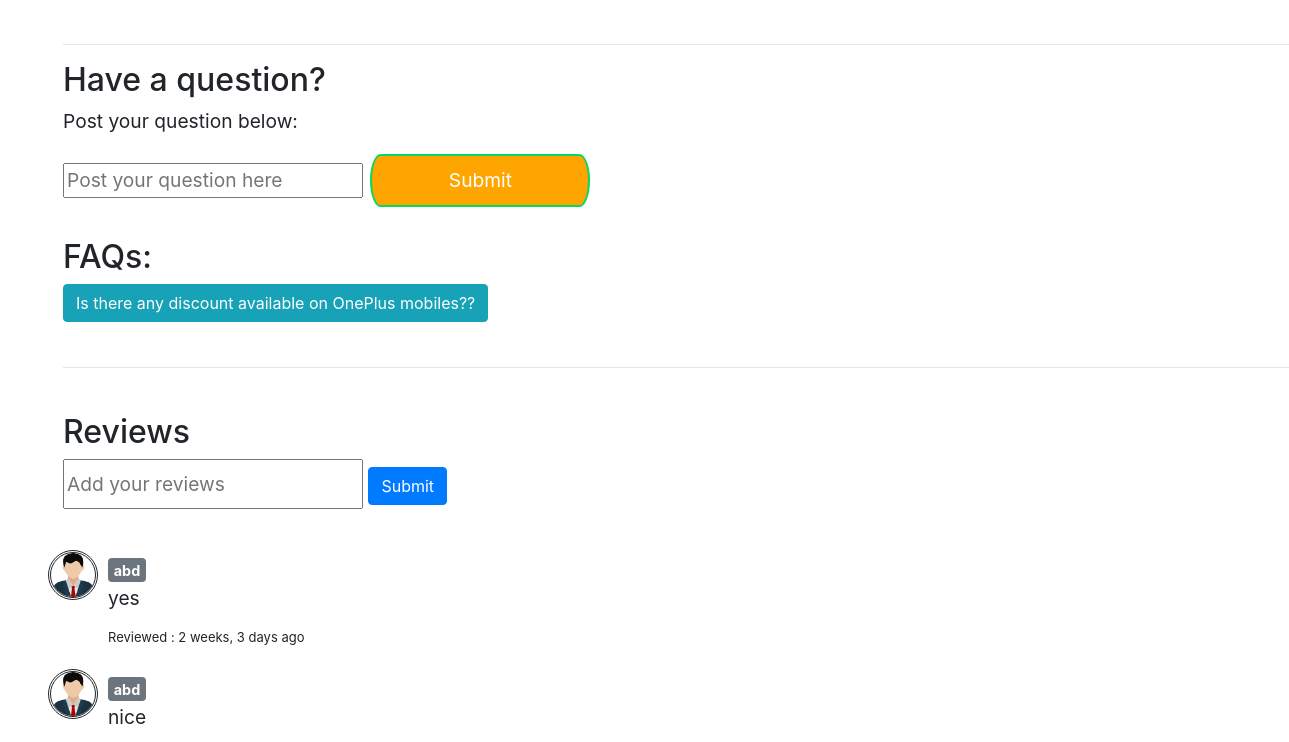
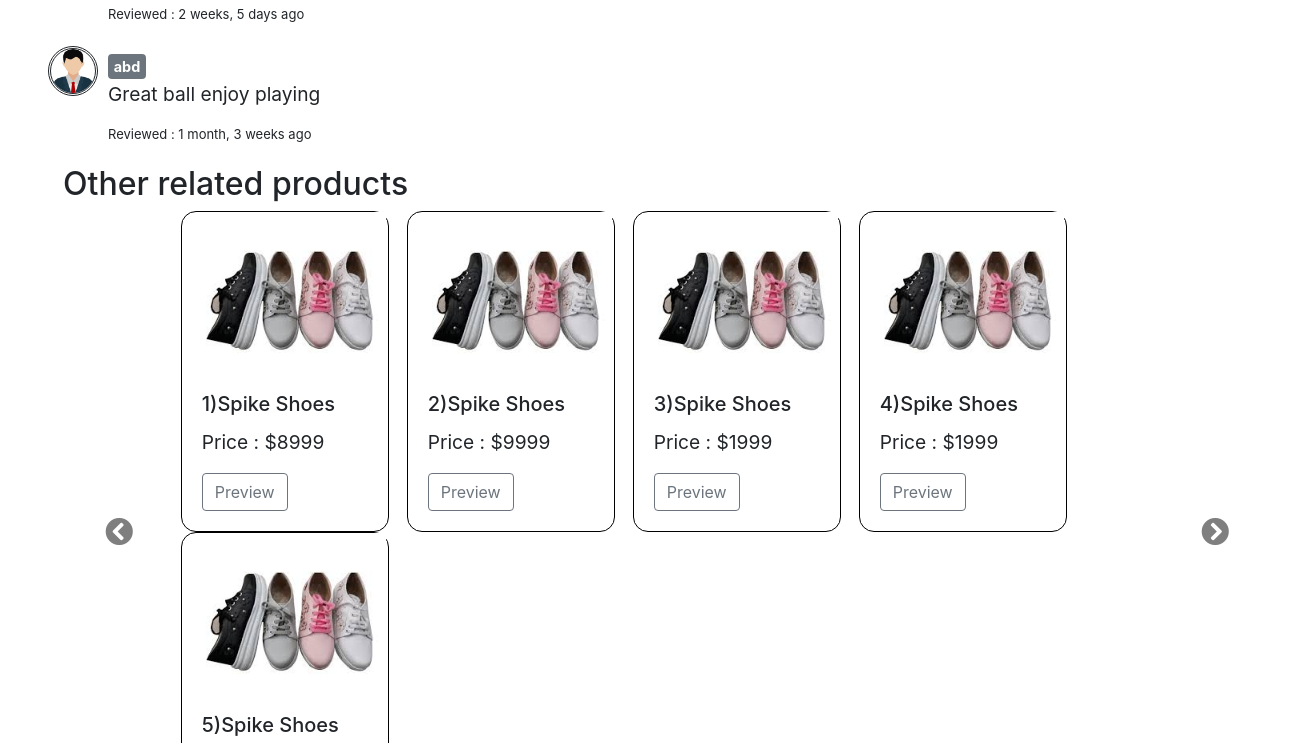
/productDetail/1 (middle part), run on an earlier commit of the app's database (2 pictures, top to bottom).
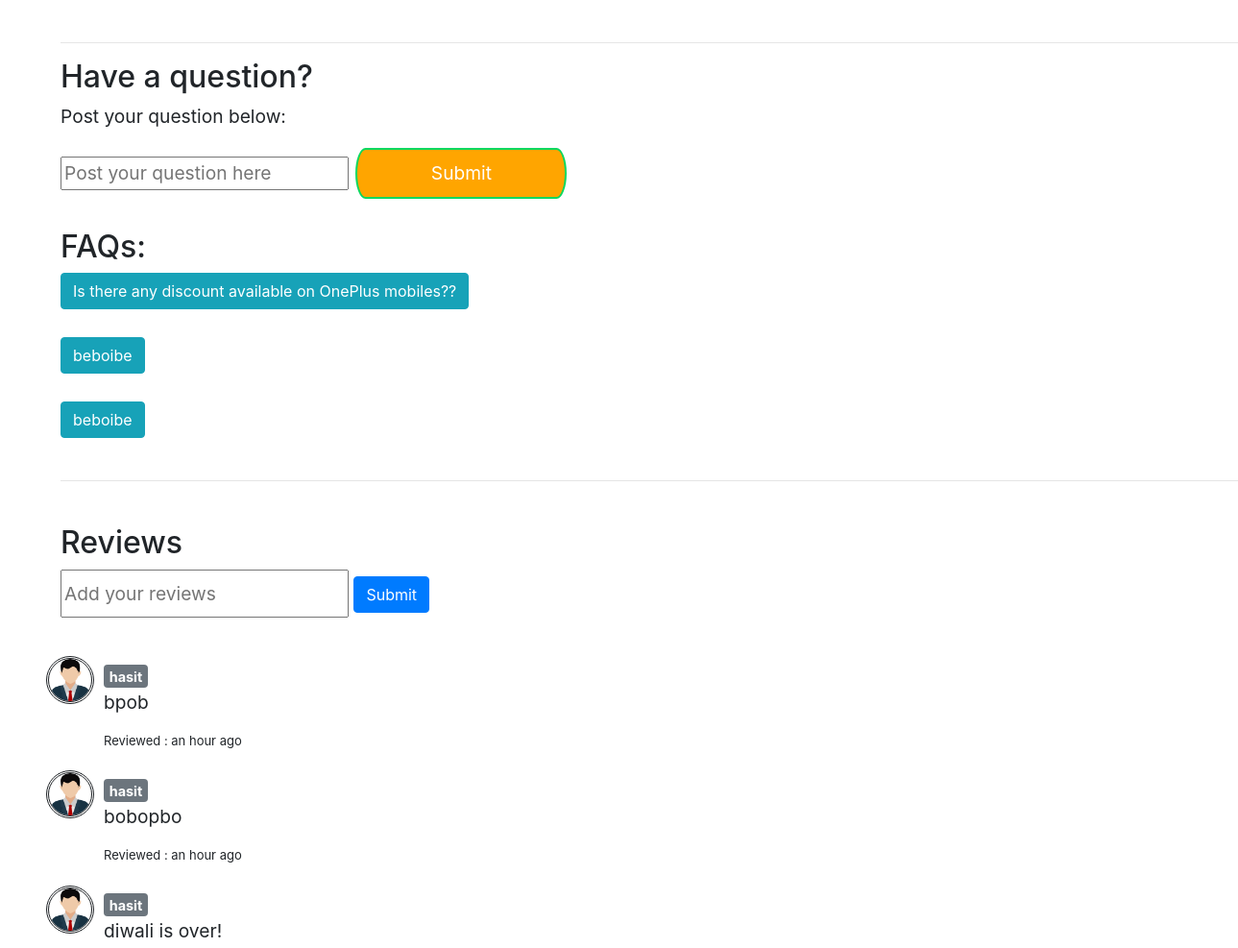
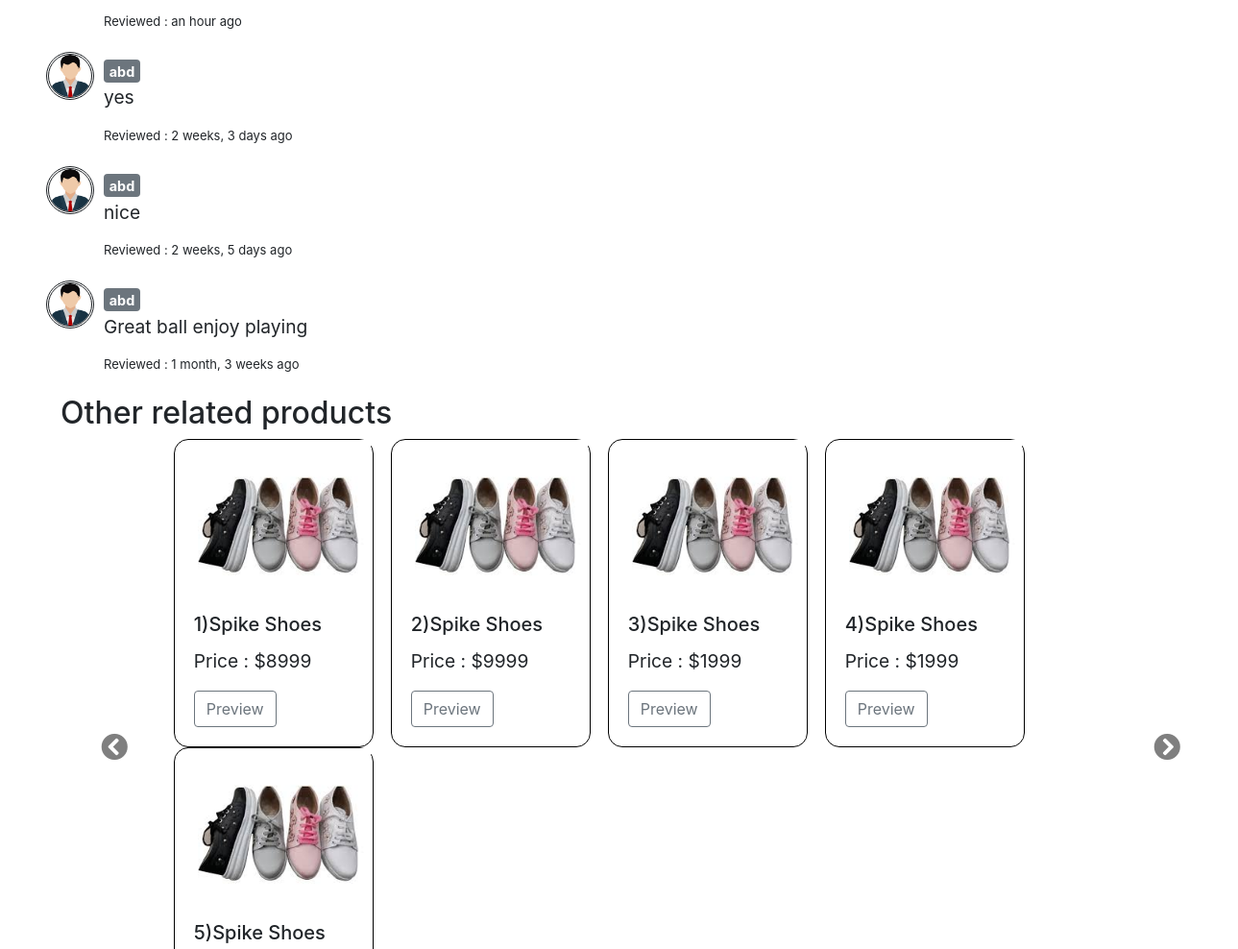
And on a later commit of the database (2 pictures, top to bottom).
### shop/models.py (models this page shows, shortened)
class UsersQuery(models.Model):
        query_user_id = models.ForeignKey(User,on_delete=models.CASCADE)
        query_product_id = models.ForeignKey(Product_Detail,on_delete=models.CASCADE)
        srNo = models.AutoField(primary_key=True)
        question = models.CharField(max_length=500)
        currentTime = models.DateTimeField(auto_now_add=True)
        answer = models.CharField(max_length=500)
        likes = models.IntegerField()

class Product_Review(models.Model):
        review_user_id = models.ForeignKey(User,on_delete=models.CASCADE, default="0")
        review_product_id = models.ForeignKey(Product_Detail,on_delete=models.CASCADE, default='1')
        srNo = models.AutoField(primary_key=True)
        message = models.CharField(max_length=300, default='-')
        reviewTime = models.DateTimeField(auto_now_add=True)

### shop/views.py (the view, shortened to what this page needs)
# urls.py: path("productDetail/<int:product_id>",views.productPreview,name="ProductDetail"),
def productPreview(request,product_id):
    products = Product_Detail.objects.filter(product_id=product_id)[0]
    questions = UsersQuery.objects.all()[:3]
    reviews = Product_Review.objects.filter(review_product_id=product_id)
    context = {'current_product_id' : product_id, 'review' : reviews, 'products' : products,'questions':questions}
    return render(request,'productPreview.html' , context=context)

### shop/templates/productPreview.html (shortened to what this page needs)
{% extends 'base.html' %} {% load static %}
    {% block head %}
    <link rel="stylesheet" href="{% static 'css/productPreview.css' %}">
    <title> {% block title %} Product Preview {% endblock %}</title> {% endblock %}
{% block body %}
<body onload="showHeartColor()">
    <div class="container-fluid m-5">
        <br>
        <br><br>
        <br>
        <hr>
        <h2>Have a question?</h2>
        <p>Post your question below:</p>
        <form id="postquestionform" method="POST" action="/productDetail/{{products.product_id}}">
            <input placeholder="Post your question here" name="postquestion" style="width: 300px;">
            <input class="button" type="submit">
        </form>
        <br>
        <div>
            <h2>FAQs:</h2>
            {% for q in questions %}
            <button type="button" class="btn btn-info" data-toggle="collapse" data-target="#demo{{q.srNo}}">
                {{q.question}}
            </button>
            <br>
            <br>
            {% endfor %}
        </div>
        <hr>
        <br>
        <h2>Reviews</h2>
        <div>
            <form id="reviews_form" method="POST">
                <input class="addreview" id="review" type="text" name="review" style="width: 300px"
                    placeholder="Add your reviews    ">
                    <button class="btn btn-primary">Submit</button>
            </form>
        </div>
        <br>
        <div class="reviewbox">
            {% load static %}
            {% load humanize %}
            {% for i in review reversed %}
            <div class="row">
                <div>
                    <p>
                        <img class="userimg" src="{% static 'images/myuser.png' %}" style="height: 50px;"></p>
                </div>
                <div class="reviewboxcontent col-md-3">
                    <div>
                        <p class="badge badge-secondary" style="display: inline;">{{i.review_user_id}}</p>
                    </div>
                    <p>{{i.message}}</p>
                    <p style="font-size: 13px; color:'grey'">Reviewed : {{i.reviewTime|naturaltime}}</h6>
                </div>
            </div>
            {% endfor %}
        </div>
        <h2>Other related products</h2>
        <div id="carouselExampleCaptions" class="carousel slide" data-ride="carousel">
            <div class="carousel-inner" style="margin-left: 7px;">
                <div class="carousel-item active">
                    <div class="row">
                        <div class="card mr-2" style="width: 13rem;">
                            <img src="{% static 'images/girls_pink_shoes.jpeg' %}"
                                class="card-img-center ml-4 productimg">
                            <div class="card-body pt-0">
                                <h5 class="card-title">1)Spike Shoes</h5>
                                <p class="card-text">Price : $8999</p>
                                <a href="#" class="btn btn-outline-secondary">Preview</a>
                            </div>
                        </div>
                        <div class="card mr-2" style="width: 13rem;">
                            <img src="{% static 'images/girls_pink_shoes.jpeg' %}"
                                class="card-img-center ml-4 productimg">
                            <div class="card-body pt-0">
                                <h5 class="card-title">2)Spike Shoes</h5>
                                <p class="card-text">Price : $9999</p>
                                <a href="#" class="btn btn-outline-secondary">Preview</a>
                            </div>
                        </div>
                        <div class="card mr-2" style="width: 13rem;">
                            <img src="{% static 'images/girls_pink_shoes.jpeg' %}"
                                class="card-img-center ml-4 productimg">
                            <div class="card-body pt-0">
                                <h5 class="card-title">3)Spike Shoes</h5>
                                <p class="card-text">Price : $1999</p>
                                <a href="#" class="btn btn-outline-secondary">Preview</a>
                            </div>
                        </div>
                        <div class="card mr-2" style="width: 13rem;">
                            <img src="{% static 'images/girls_pink_shoes.jpeg' %}"
                                class="card-img-center ml-4 productimg">
                            <div class="card-body pt-0">
                                <h5 class="card-title">4)Spike Shoes</h5>
                                <p class="card-text">Price : $1999</p>
                                <a href="#" class="btn btn-outline-secondary">Preview</a>
                            </div>
                        </div>
                        <div class="card mr-2" style="width: 13rem;">
                            <img src="{% static 'images/girls_pink_shoes.jpeg' %}"
                                class="card-img-center ml-4 productimg">
                            <div class="card-body pt-0">
                                <h5 class="card-title">5)Spike Shoes</h5>
                            </div>
                        </div>
                    </div>
                </div>
            </div>
            <a class="carousel-control-prev" href="#carouselExampleCaptions" role="button" data-slide="prev">
                <span class="fas fa-chevron-circle-left" aria-hidden="true" style="font-size: 28px;color:black"></span>
            </a>
            <a class="carousel-control-next" href="#carouselExampleCaptions" role="button" data-slide="next">
                <span class="fas fa-chevron-circle-right" aria-hidden="true" style="font-size: 28px;color:black"></span>
            </a>
        </div>
    </div>
</body>
{% endblock %}

### shop/templates/base.html (shortened to what this page needs)
{% load static %}
<!doctype html>
<html lang="en">
<head>
    <link rel="stylesheet" href="https://stackpath.bootstrapcdn.com/bootstrap/4.5.2/css/bootstrap.min.css">
    {% block head %} {% endblock %}
</head>
<body>
    <link rel="stylesheet" href="https://use.fontawesome.com/releases/v5.7.0/css/all.css">
    {% block body %} {% endblock %}
</body>
</html>

### shop/static/css/productPreview.css (style rules this page uses)
.reviewbox { padding-top: 0.75rem; }
body { padding-bottom: 0.75rem; font-size: 1.2rem; font-weight: 400; line-height: 1.5; }
.button { display: inline-block; border-radius: 2px; background-color: orange; border: none; color: #FFFFFF; text-align: center; font-size: 28px; padding: 10px; width: 220px; transition: all 0.5s; cursor: pointer; margin: 2px; }
.reviewboxcontent { margin-left: 5px; padding: 5px; }
.userimg { border: double; border-radius: 50%; }
.addreview { width: 500px; height: 50px; }
.productimg { height: 180px; width: 180px; }
.carousel-control-prev { margin-left: -120px }
.carousel-control-next { margin-right: -120px }
.carousel-item { margin-left: 15px; }
.carousel { width: 80%; margin-left: 8%; }
.card { margin-left: 10px; border-radius: 15px; border-color: black; border-width: 1px; }
.button { font-size: 1em; padding: 10px; color: #fff; border: 2px solid #06D85F; border-radius: 20px/50px; text-decoration: none; cursor: pointer; transition: all 0.3s ease-out; }

What changed in the data, as far as the page shows it:
added UsersQuery: question "beboibe"
added UsersQuery: question "beboibe"
added Product_Review: review_user_id "hasit", message "bpob", reviewTime "an hour ago"
added Product_Review: review_user_id "hasit", message "bobopbo", reviewTime "an hour ago"
added Product_Review: review_user_id "hasit", message "diwali is over!", reviewTime "an hour ago"
